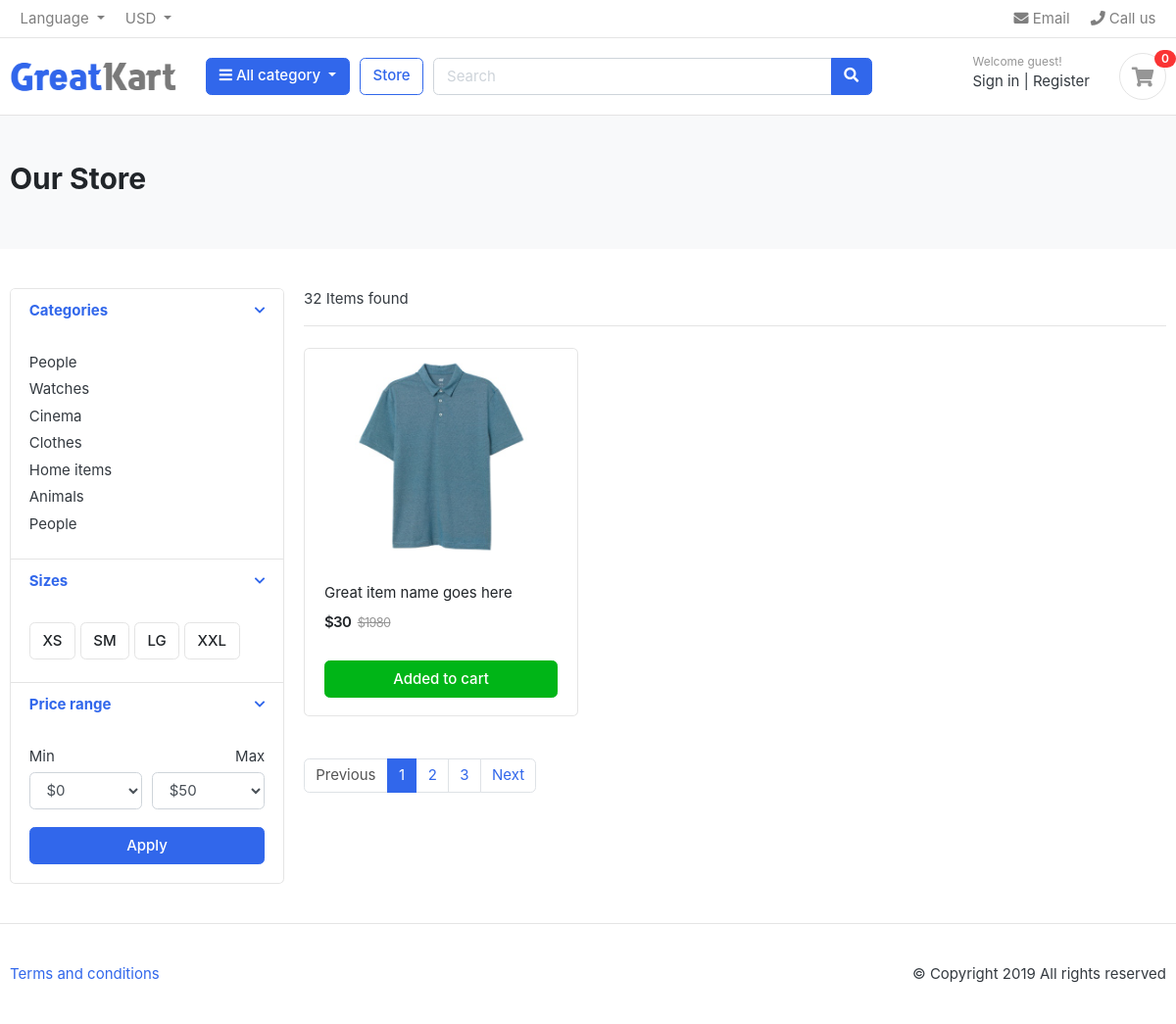
Before: / with the older database file.
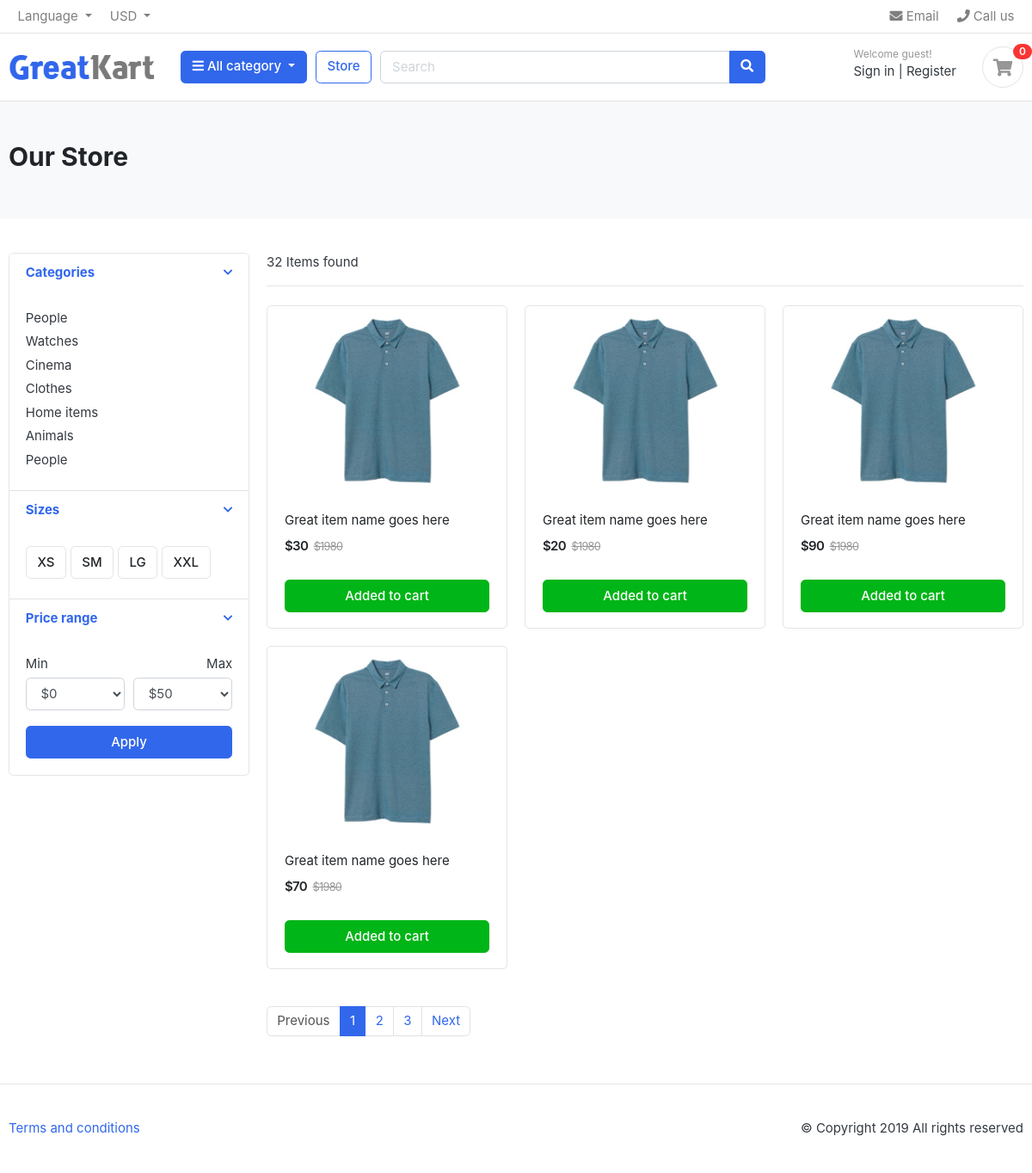
After: the same page with the newer database file.
### inventory/models.py (models this page shows, shortened)
class Product(models.Model):
    product_name=models.CharField(max_length=200, unique=True)
    price=models.IntegerField(null=True)
    image = models.ImageField(upload_to="photos/products", null=True)
    stock = models.IntegerField(null=True)
    is_available=models.BooleanField(default=True,null=True)
    created_date=models.DateTimeField(auto_now_add=True)
    modified_date=models.DateTimeField(auto_now=True)

### pos/views.py (the view)
# urls.py: 2. Add a URL to urlpatterns:  path('', views.home, name='home')
def home(request):
    products=Product.objects.all().filter(is_available=True)
    context={
        "products":products,
    }
    return render(request, "home.html", context)

### templates/home.html (shortened to what this page needs)
<!DOCTYPE HTML>
{% load static %}
<html lang="en">
<head>
<link href="{% static 'css/bootstrap.css' %}" rel="stylesheet" type="text/css"/>
<link href="{% static 'fonts/fontawesome/css/all.min.css' %}" type="text/css" rel="stylesheet">
<link href="{% static 'css/ui.css' %}" rel="stylesheet" type="text/css"/>
<link href="{% static 'css/responsive.css' %}" rel="stylesheet" media="only screen and (max-width: 1200px)" />
</head>
<body>
<header class="section-header">
<nav class="navbar p-md-0 navbar-expand-sm navbar-light border-bottom">
<div class="container">
  <div class="collapse navbar-collapse" id="navbarTop4">
    <ul class="navbar-nav mr-auto">
    	<li class="nav-item dropdown">
		 	<a href="#" class="nav-link dropdown-toggle" data-toggle="dropdown">   Language </a>
		</li>
		<li class="nav-item dropdown">
			<a href="#" class="nav-link dropdown-toggle" data-toggle="dropdown"> USD </a>
		</li>
    </ul>
    <ul class="navbar-nav">
		<li><a href="#" class="nav-link"> <i class="fa fa-envelope"></i> Email </a></li>
		<li><a href="#" class="nav-link"> <i class="fa fa-phone"></i> Call us </a></li>
	</ul>
  </div>
</div>
</nav>
<section class="header-main border-bottom">
	<div class="container">
<div class="row align-items-center">
	<div class="col-lg-2 col-md-3 col-6">
		<a href="./" class="brand-wrap">
			<img class="logo" src="{%static './images/logo.png' %}">
		</a>
	</div>
	<div class="col-lg col-sm col-md col-6 flex-grow-0">
		<div class="category-wrap dropdown d-inline-block float-right">
			<button type="button" class="btn btn-primary dropdown-toggle" data-toggle="dropdown">
				<i class="fa fa-bars"></i> All category
			</button>
		</div>
	</div>
	<a href="./store.html" class="btn btn-outline-primary">Store</a>
	<div class="col-lg  col-md-6 col-sm-12 col">
		<form action="#" class="search">
			<div class="input-group w-100">
			    <input type="text" class="form-control" style="width:60%;" placeholder="Search">
			    <div class="input-group-append">
			      <button class="btn btn-primary" type="submit">
			        <i class="fa fa-search"></i>
			      </button>
			    </div>
		    </div>
		</form>
	</div>
	<div class="col-lg-3 col-sm-6 col-8 order-2 order-lg-3">
				<div class="d-flex justify-content-end mb-3 mb-lg-0">
					<div class="widget-header">
						<small class="title text-muted">Welcome guest!</small>
						<div>
							<a href="./signin.html">Sign in</a> <span class="dark-transp"> | </span>
							<a href="./register.html"> Register</a>
						</div>
					</div>
					<a href="./cart.html" class="widget-header pl-3 ml-3">
						<div class="icon icon-sm rounded-circle border"><i class="fa fa-shopping-cart"></i></div>
						<span class="badge badge-pill badge-danger notify">0</span>
					</a>
				</div>
			</div>
</div>
	</div>
</section>
</header>
<section class="section-pagetop bg">
<div class="container">
	<h2 class="title-page">Our Store</h2>
</div>
</section>
<section class="section-content padding-y">
<div class="container">
<div class="row">
	<aside class="col-md-3">
<div class="card">
	<article class="filter-group">
		<header class="card-header">
			<a href="#" data-toggle="collapse" data-target="#collapse_1" aria-expanded="true" class="">
				<i class="icon-control fa fa-chevron-down"></i>
				<h6 class="title">Categories</h6>
			</a>
		</header>
		<div class="filter-content collapse show" id="collapse_1" style="">
			<div class="card-body">
				<ul class="list-menu">
				<li><a href="#">People  </a></li>
				<li><a href="#">Watches </a></li>
				<li><a href="#">Cinema  </a></li>
				<li><a href="#">Clothes  </a></li>
				<li><a href="#">Home items </a></li>
				<li><a href="#">Animals</a></li>
				<li><a href="#">People </a></li>
				</ul>
			</div>
		</div>
	</article>
	<article class="filter-group">
		<header class="card-header">
			<a href="#" data-toggle="collapse" data-target="#collapse_4" aria-expanded="true" class="">
				<i class="icon-control fa fa-chevron-down"></i>
				<h6 class="title">Sizes </h6>
			</a>
		</header>
		<div class="filter-content collapse show" id="collapse_4" style="">
			<div class="card-body">
			  <label class="checkbox-btn">
			    <span class="btn btn-light"> XS </span>
			  </label>
			  <label class="checkbox-btn">
			    <span class="btn btn-light"> SM </span>
			  </label>
			  <label class="checkbox-btn">
			    <span class="btn btn-light"> LG </span>
			  </label>
			  <label class="checkbox-btn">
			    <span class="btn btn-light"> XXL </span>
			  </label>
		</div>
		</div>
	</article>
	<article class="filter-group">
		<header class="card-header">
			<a href="#" data-toggle="collapse" data-target="#collapse_3" aria-expanded="true" class="">
				<i class="icon-control fa fa-chevron-down"></i>
				<h6 class="title">Price range </h6>
			</a>
		</header>
		<div class="filter-content collapse show" id="collapse_3" style="">
			<div class="card-body">
				<div class="form-row">
				<div class="form-group col-md-6">
				  <label>Min</label>
				  	<select class="mr-2 form-control">
						<option value="0">$0</option>
					</select>
				</div>
				<div class="form-group text-right col-md-6">
				  <label>Max</label>
				  	<select class="mr-2 form-control">
						<option value="50">$50</option>
					</select>
				</div>
				</div>
				<button class="btn btn-block btn-primary">Apply</button>
			</div>
		</div>
	</article>
</div>
	</aside>
	<main class="col-md-9">
<header class="border-bottom mb-4 pb-3">
		<div class="form-inline">
			<span class="mr-md-auto">32 Items found </span>
		</div>
</header>
<div class="row">
	{% for product in products%}
	<div class="col-md-4">
		<figure class="card card-product-grid">
			<div class="img-wrap">
				<img src="{%static 'images/items/1.jpg' %}">
			</div>
			<figcaption class="info-wrap">
				<div class="fix-height">
					<a href="./product-detail.html" class="title">Great item name goes here</a>
					<div class="price-wrap mt-2">
						<span class="price">${{product.price}}</span>
						<del class="price-old">$1980</del>
					</div>
				</div>
				<a href="#" class="btn btn-block btn-success">Added to cart </a>
			</figcaption>
		</figure>
	</div>
	{% endfor %}
</div>
<nav class="mt-4" aria-label="Page navigation sample">
  <ul class="pagination">
    <li class="page-item disabled"><a class="page-link" href="#">Previous</a></li>
    <li class="page-item active"><a class="page-link" href="#">1</a></li>
    <li class="page-item"><a class="page-link" href="#">2</a></li>
    <li class="page-item"><a class="page-link" href="#">3</a></li>
    <li class="page-item"><a class="page-link" href="#">Next</a></li>
  </ul>
</nav>
	</main>
</div>
</div>
</section>
<footer class="section-footer border-top padding-y">
	<div class="container">
		<p class="float-md-right">
			&copy Copyright 2019 All rights reserved
		</p>
		<p>
			<a href="#">Terms and conditions</a>
		</p>
	</div>
</footer>
</body>
</html>

### pos/static/css/ui.css (style rules this page uses)
html { font-family: "Inter", sans-serif; font-size: 15px; }
.img-wrap { text-align: center; display: block; }
.img-wrap img { max-width: 100%; }
.price-wrap { letter-spacing: -0.7px; }
.icon-xs, .icon-sm, .icon-md, .icon-lg { display: inline-block; text-align: center; flex-shrink: 0; flex-grow: 0; }
.icon-sm { width: 48px; height: 48px; line-height: 48px !important; font-size: 20px; }
.padding-y { padding-top: 40px; padding-bottom: 40px; }
figure { margin-bottom: 0; }
article:after, .form-group:after { display: block; clear: both; content: ""; }
.bg { background-color: #f8f9fa; }
.title-page { color: #212529; }
p:last-child { margin-bottom: 0; }
.header-main { position: relative; padding-top: 1rem; padding-bottom: 1rem; }
.brand-wrap .logo, .navbar-brand .logo { margin-right: 7px; max-height: 42px; display: inline-block; }
.widget-header { display: inline-block; vertical-align: middle; position: relative; }
.widget-header a { color: #343a40; }
.widget-header i { color: #969696; }
.widget-header .title { display: block; }
.widget-header .notify { position: absolute; top: -3px; right: -10px; }
.btn-light { background-color: #fff; border-color: #e4e4e4; }
[class*=list-] li:after { visibility: hidden; display: block; content: ""; overflow: hidden; height: 0; clear: both; }
.list-menu { list-style: none; margin: 0; padding-left: 0; }
.list-menu li { margin-bottom: 5px; }
.list-menu a { color: #343a40; }
[class*=card-product] a.title { color: #212529; display: block; }
[class*=card-product] .img-wrap { overflow: hidden; position: relative; }
[class*=card-product] .img-wrap img { height: 100%; max-width: 100%; width: auto; display: inline-block; -o-object-fit: cover; object-fit: cover; }
.card-product-grid { margin-bottom: 20px; }
.card-product-grid .img-wrap { border-radius: 0.2rem 0.2rem 0 0; height: 220px; }
.card-product-grid .info-wrap { overflow: hidden; padding: 18px 20px; }
.card-product-grid .fix-height { height: 80px; overflow: hidden; }
.card .img-wrap { overflow: hidden; }
.notify { position: absolute; top: -4px; right: -10px; display: inline-block; padding: 0.25em 0.6em; font-size: 12px; line-height: 1; text-align: center; border-radius: 3rem; color: #fff; background-color: #fa3434; }
.price { font-weight: 600; color: #212529; }
.price-old { color: #969696; margin-left: 3px; font-size: 85%; }
.icon-control { margin-top: 5px; float: right; font-size: 80%; }
.card-header .title { margin-bottom: 0; line-height: 1.5; }
.filter-group { border-bottom: 1px solid #e4e4e4; }
.filter-group .card-header { border-bottom: 0; }
.filter-group:last-child { border-bottom: 0; }
.checkbox-btn { position: relative; }
.section-pagetop { padding: 45px 0; }

Changed rows visible on the page:
added Product: price "20"
added Product: price "90"
added Product: price "70"
